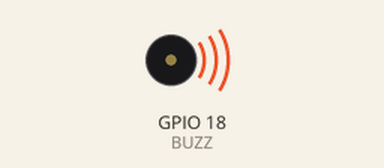
The program below on a simulated Raspberry Pi (BCM pin numbers). Shown: buzzer (waves = sounding). What the program prints to the terminal is not drawn.

Above: at 0.2 s.
Timing chart, 0 to 3.0 s (numbered marks = the images above):
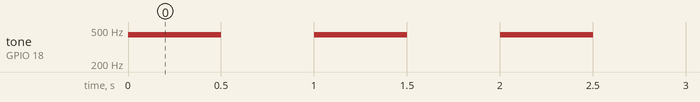

The program:

buzzer.py
```python
import RPi.GPIO as GPIO
import time

BUZZ = 18

GPIO. setmode (GPIO.BCM)
GPIO. setup (BUZZ, GPIO. OUT)

pwm = GPIO. PWM (BUZZ, 440) #440 Hz (A4 tone)


print ("Passive buzzer test")

try:
    while True:
        pwm. start (50)
        time.sleep (0.5)
        pwm. stop ()
        time.sleep (0.5)
except KeyboardInterrupt:
    pwm. stop ()
    GPIO.cleanup ()
```

Measured:
- by itself, tone on GPIO 18 (BUZZ): alternates 440 Hz for 0.50 s and silent for 0.50 s
